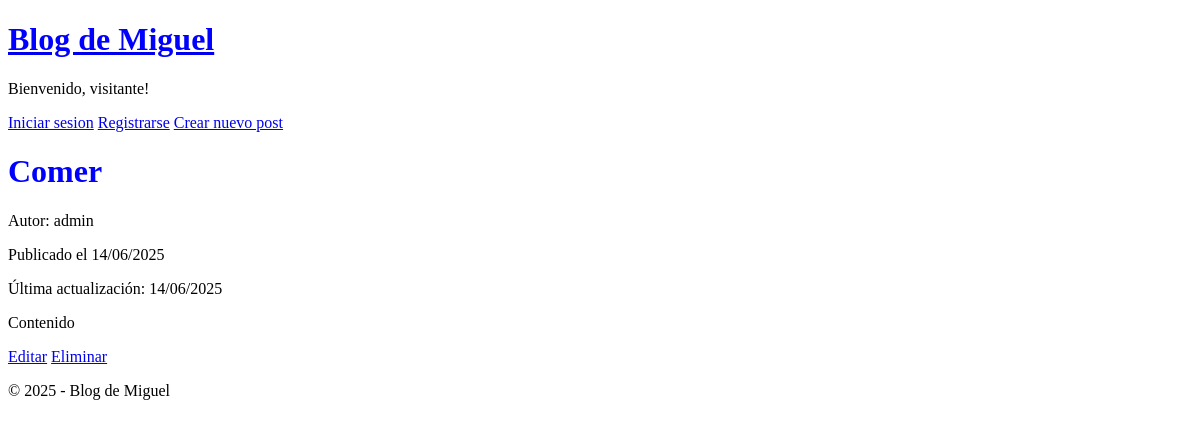
/post/1/, run on an earlier commit of the app's database.
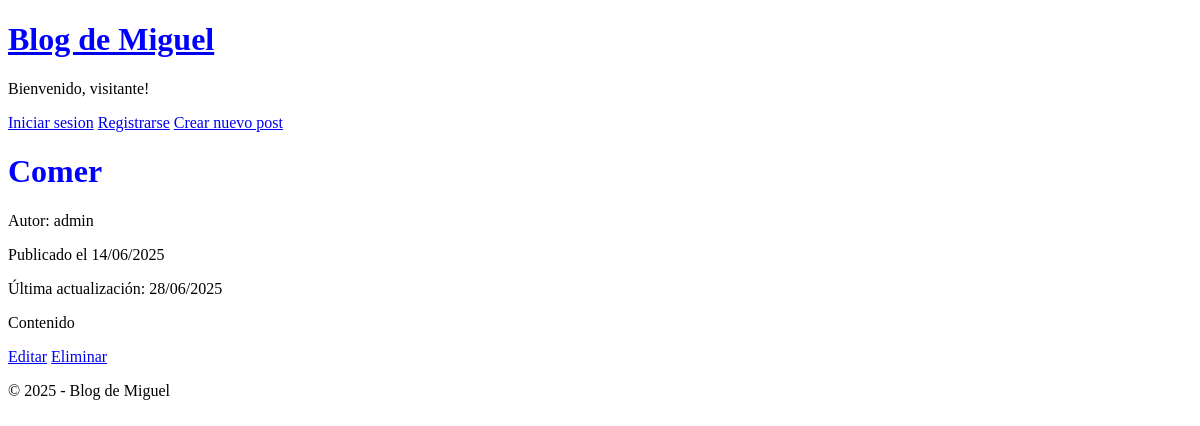
And on a later commit of the database.
### blog/models.py (models this page shows, shortened)
class Post(models.Model):
    title = models.CharField(max_length=200)
    content = models.TextField()
    created_at = models.DateTimeField(auto_now_add=True)
    updated_at = models.DateTimeField(auto_now=True)
    author = models.ForeignKey('auth.User', on_delete=models.CASCADE)

### blog/views.py (the view)
# urls.py: path('post/<int:pk>/', PostDetailView.as_view(), name='post-detail'),
class PostDetailView(DetailView):
    model = Post
    template_name = 'post-detail.html'

### templates/post-detail.html
{% extends "_base.html" %}
{% block content %}
    <h1>{{ post.title }}</h1>
    <p>Autor: {{ post.author.username }}</p>
    <p>Publicado el {{ post.created_at|date:"d/m/Y"}}</p>
    <p>Última actualización: {{ post.updated_at|date:"d/m/Y"}}</p>
    <p>{{ post.content }}</p>
    <a href="{% url 'post-update' post.id %}">Editar</a>
    <a href="{% url 'post-delete' post.id %}">Eliminar</a>
{% endblock %}

What changed in the data, as far as the page shows it:
changed Post "Comer": updated_at "14/06/2025" → "28/06/2025"
